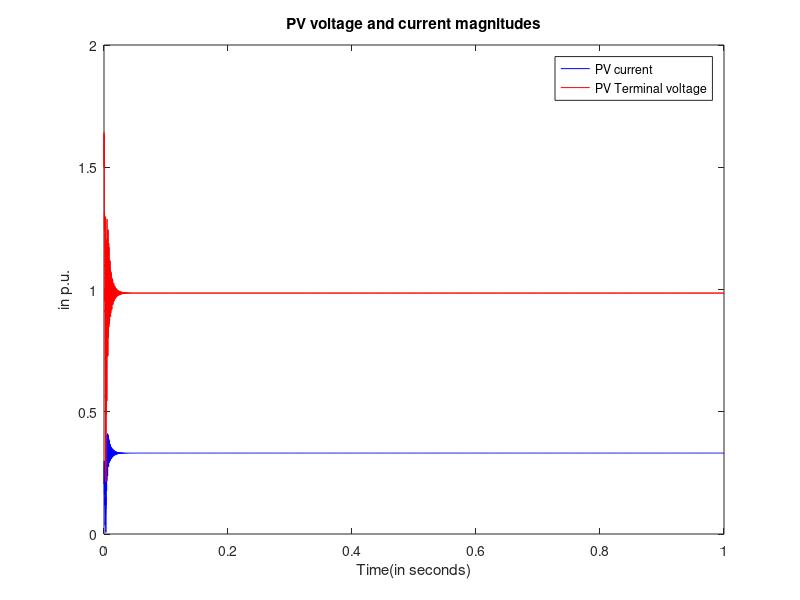
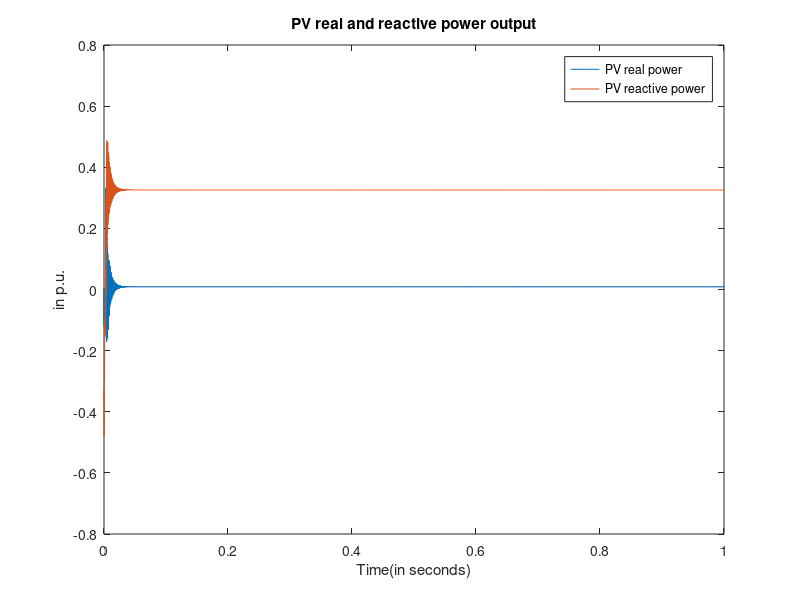

Here is the MATLAB script that generated these plots, in order:
function testPVdroopCfdt
Pref = 3/4;
Vref = 1;
Qref = 0.01;
omega0=1;
CTL = 0.01;
RTL = 1e-5;
LTL = 0.1;

%Load considered
PL = 0.98*Pref; QL = PL*tan(acos(0.8));

Lf = 0.1;
%Cf = 1e-2;
Rf = 0.4;
x0= [-1.1347
   -1.1905
   -0.4338
    0.4122
    0.1517
   -0.1459
    0.0301
   -0.0270
    0.8930
    0.9433];
    tspan = [0 1];
[t,x] = ode45(@(t,x)PVDynamics(t,x),tspan,x0);

function dx = PVDynamics(t,x)
vTLLd = x(1);
vTLLq = x(2);
iTLMd = x(3);
iTLMq = x(4);
iFd = x(5);
iFq = x(6);
iLd = x(7);
iLq = x(8);
vTLRd = x(9);
vTLRq = x(10);

t
vACd = vTLLd; vACq = vTLLq;
vd = vACd; vq = vACq;
dphidt = omega0;
%RL = -Pref/(1.5*(vACd^2 + vACq^2)*(Pref^2 + Qref^2)); 
%RL = (Pref-1.5*(iFd^2+iFq^2)*Rf)/(1.5*(Vref^2)*(Pref^2 + Qref^2)); 
%LL = imag((vPVd + 1i*vPVq)/(iPVd + 1i*iPVq));%0.01;%-Qref/(1.5*(Vref^2)*(Pref^2 + Qref^2)); 
id_star = (PL*vd + QL*vq)/(vd^2 + vq^2);
iq_star = (PL*vq - QL*vd)/(vd^2 + vq^2);

Vs = 1;
ud = (2*(Rf*id_star - Lf*iq_star*dphidt))/Vs;%+vTLLd;
            uq = (2*(Rf*iq_star + Lf*id_star*dphidt))/Vs;%+vTLLq;
            
vPVd = Vs*ud/2; vPVq = Vs*uq/2;
diFddt = (vPVd - vACd - Rf*iFd)/Lf + omega0*iFq;
diFqdt = (vPVq - vACq - Rf*iFq)/Lf - omega0*iFd;

%newdt = (abs(vACd + 1i*vACq) - Vref);

iInLd = iFd;
iInLq = iFq; 
iInRd = -iLd; 
iInRq = -iLq;

            dvTLLddt = (iInLd - iTLMd)/CTL + dphidt*vTLLq;
            dvTLLqdt = (iInLq - iTLMq)/CTL - dphidt*vTLLd;
            diTLMddt = dphidt*iTLMq - (vTLRd - vTLLd + RTL*iTLMd)/(LTL);
            diTLMqdt = - dphidt*iTLMd - (vTLRq - vTLLq + RTL*iTLMq)/(LTL);
            dvTLRddt = (iInRd + iTLMd)/CTL + dphidt*vTLRq;
            dvTLRqdt = (iInRq + iTLMq)/CTL - dphidt*vTLRd;

            %Equivalent R and L for Load
RL = PL/(PL^2 + QL^2);
LL = QL/(PL^2 + QL^2);

%Dynamics for Load
diLddt = (vTLRd - RL*iLd)/LL + omega0*iLq;
diLqdt = (vTLRq - RL*iLq)/LL - omega0*iLd;

            
            dx = 377*[dvTLLddt ; dvTLLqdt ; diTLMddt ; diTLMqdt;...
                diFddt;diFqdt;...
                diLddt;diLqdt;dvTLRddt ; dvTLRqdt];

end
I = sqrt(x(:,5).^2 + x(:,6).^2);
V = sqrt(x(:,1).^2 + x(:,2).^2);
figure(1)
plot(t,I,'b',t,V,'r');
xlabel('Time(in seconds)');
ylabel('in p.u.');
title('PV voltage and current magnitudes');
legend('PV current', 'PV Terminal voltage');

figure(2);
P = x(:,1).*x(:,5) + x(:,2).*x(:,6);
Q = x(:,2).*x(:,5) - x(:,1).*x(:,6);
plot(t,P,t,Q)
xlabel('Time(in seconds)')
ylabel('in p.u.')
title('PV real and reactive power output');
legend('PV real power', 'PV reactive power');
save('PVControlwithSwitches.mat')
end